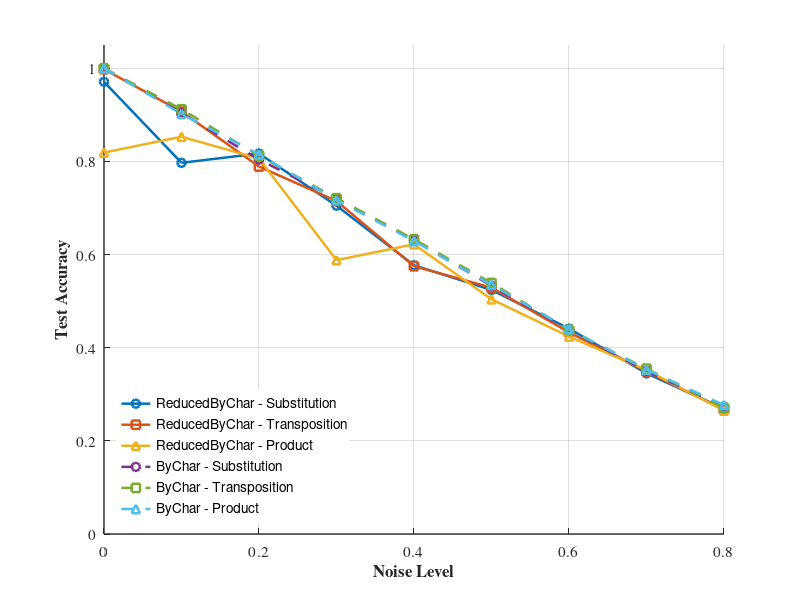

The MATLAB source for this figure:
% Data (as provided)
models = {'ReducedByChar', 'ByChar'};
noise = [0.0 0.1 0.2 0.3 0.4 0.5 0.6 0.7 0.8];

% === RANDOM SENTENCES ===

%acc_sub_reduced = [0.962 0.904 0.805 0.580 0.501 0.497 0.325 0.292 0.220];
%acc_trans_reduced = [1.000 0.802 0.719 0.658 0.522 0.494 0.407 0.278 0.213];
%acc_prod_reduced = [1.000 0.872 0.745 0.715 0.615 0.481 0.422 0.285 0.199];

%acc_sub_bychar = [1.000 0.904 0.808 0.714 0.613 0.516 0.423 0.328 0.232];
%acc_trans_bychar = [1.000 0.902 0.806 0.707 0.615 0.512 0.427 0.328 0.227];
%acc_prod_bychar = [1.000 0.902 0.805 0.711 0.617 0.514 0.427 0.328 0.227];

% === ENGLISH SENTENCES ===

% === ReducedByChar (testing accuracies, truncated) ===
acc_sub_reduced = [0.971 0.797 0.817 0.705 0.577 0.524 0.441 0.345 0.269];
acc_trans_reduced = [0.998 0.907 0.789 0.715 0.575 0.529 0.433 0.349 0.267];
acc_prod_reduced = [0.819 0.853 0.806 0.588 0.622 0.504 0.424 0.352 0.265];


% === ByCharEmbedding (testing accuracies, truncated) ===
acc_sub_bychar = [1.000 0.904 0.804 0.720 0.631 0.533 0.438 0.350 0.273];
acc_trans_bychar = [1.000 0.912 0.812 0.721 0.633 0.539 0.438 0.355 0.271];
acc_prod_bychar = [1.000 0.902 0.815 0.717 0.629 0.535 0.440 0.353 0.277];


% Create the figure
figure('Color','white');
hold on; grid on;

% Plot ReducedByChar (solid lines)
p1 = plot(noise, acc_sub_reduced, '-o', 'LineWidth', 1.8, 'MarkerSize', 6);
p2 = plot(noise, acc_trans_reduced, '-s', 'LineWidth', 1.8, 'MarkerSize', 6);
p3 = plot(noise, acc_prod_reduced, '-^', 'LineWidth', 1.8, 'MarkerSize', 6);

% Plot ByChar (dashed lines)
p4 = plot(noise, acc_sub_bychar, '--o', 'LineWidth', 1.8, 'MarkerSize', 6);
p5 = plot(noise, acc_trans_bychar, '--s', 'LineWidth', 1.8, 'MarkerSize', 6);
p6 = plot(noise, acc_prod_bychar, '--^', 'LineWidth', 1.8, 'MarkerSize', 6);

% Axis labels
xlabel('Noise Level', 'FontSize', 12, 'FontWeight', 'bold');
ylabel('Test Accuracy', 'FontSize', 12, 'FontWeight', 'bold');

% Axis limits
xlim([0 0.8]);
ylim([0 1.05]);

% Title (optional for paper figures)
% title('Effect of Noise on Test Accuracy', 'FontSize', 13, 'FontWeight', 'bold');

% Legend (compact and clear)
legend([p1 p2 p3 p4 p5 p6], ...
{'ReducedByChar - Substitution', ...
 'ReducedByChar - Transposition', ...
 'ReducedByChar - Product', ...
 'ByChar - Substitution', ...
 'ByChar - Transposition', ...
 'ByChar - Product'}, ...
 'Location', 'southwest', 'FontSize', 10, 'Box', 'off');

% Publication formatting
set(gca, 'FontName', 'Times', 'FontSize', 11, 'LineWidth', 1);
set(gcf, 'Position', [100 100 600 400]);

hold off;

savefig("noise_experiments_english.fig");